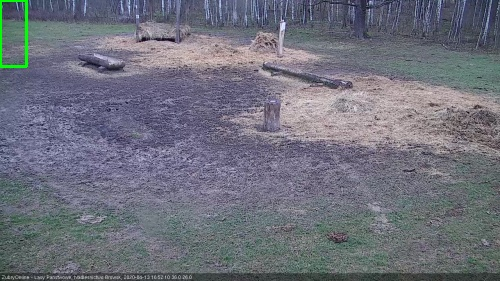
#> input picture in/20200413-143814-145319.jpg, 500 x 281 px
$ python -i ts_time1.py   (imports and definitions only)
#> lines starting #> are read from the running program, lines starting #| are printed output that depends on the picture
import sys
import os
import requests
import datetime
#from imutils.video import VideoStream
import argparse
import imutils
import time
import cv2
import csv

TIME_LIM = 900
DEF_AREA = 500
REFERER = ""

OUTNAME = 'video_'  # default output file name
LOC = ""  # default save location

HEADERS = {
    "User-Agent": "Mozilla/5.0 (Windows NT 6.1; Win64; x64; rv:57.0) Gecko/20100101 Firefox/57.0",
    "Accept": "*/*",
    "Accept-Language": "en-US,en;q=0.5",
    "Accept-Encoding": "gzip, deflate, br",
    "Referer": REFERER,
    "DNT": "1",
    "Connection": "keep-alive",
    "Pragma": "no-cache",
    "Cache-Control": "no-cache"
}

try:
    path_to_insec = sys.argv[1]
    video_url = sys.argv[2]

except IndexError:
    print("Usage:  path/to/insec")
    sys.exit(1)

retpo_name="noname"
# [6 lines not run here, left out]
retpo_name=os.path.splitext(retpo_name)[0]
logi_name="noname"
# [6 lines not run here, left out]
logi_name=os.path.splitext(logi_name)[0]

pass_name="noname"
# [6 lines not run here, left out]
pass_name=os.path.splitext(pass_name)[0]


def detect_motion(file_name):
#> called with file_name = '../in/20200413-143814-145319.jpg'
    max_rect = 0
    vs = cv2.VideoCapture(file_name)
    firstFrame = None
    while True:
        frame = vs.read()
        frame = frame[1]
#> frame is the input picture: shape (281, 500, 3); mean B, G, R 124.5, 112.6, 110.5
        text = "Unoccupied"
        if frame is None:
            break
        frame = imutils.resize(frame, width=500)
        gray = cv2.cvtColor(frame, cv2.COLOR_BGR2GRAY)
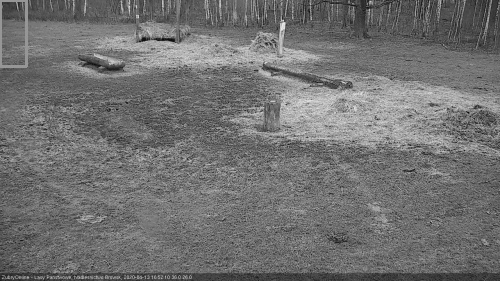
#> gray: shape (281, 500); min 10, max 235, mean 113.3
        gray = cv2.GaussianBlur(gray, (21, 21), 0)
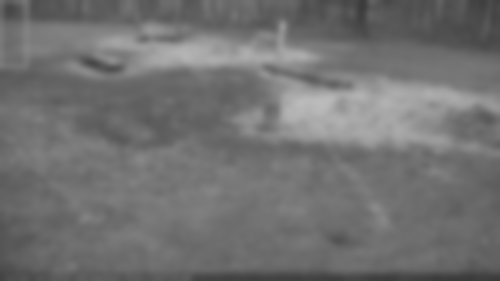
#> gray: shape (281, 500); min 58, max 187, mean 113.3
        if firstFrame is None:
            firstFrame = gray
            continue
        frameDelta = cv2.absdiff(firstFrame, gray)
        thresh = cv2.threshold(frameDelta, 25, 255, cv2.THRESH_BINARY)[1]
        thresh = cv2.dilate(thresh, None, iterations=2)
        cnts = cv2.findContours(thresh.copy(), cv2.RETR_EXTERNAL,cv2.CHAIN_APPROX_SIMPLE)
        cnts = imutils.grab_contours(cnts)
        for c in cnts:
            if cv2.contourArea(c) < DEF_AREA:
                continue
            if cv2.contourArea(c) <= max_rect:
                continue
            max_rect = cv2.contourArea(c)
            (x, y, w, h) = cv2.boundingRect(c)
            cv2.rectangle(frame, (x, y), (x + w, y + h), (0, 255, 0), 2)
            frameOrig = frame.copy()
            filejpg="in/"+file_name.split('_')[1].split('.')[0]+".jpg"
            if os.path.exists(filejpg):
                os.remove(filejpg)
            cv2.imwrite(filejpg, frameOrig)
    vs.release()
    return max_rect

def getSegs(m3):
    lines = m3.text.split('\n')
    segments = []
    for line in lines:
        if '.ts' in line:
            segments.append(line)
    return segments


def dumpSegs(initUrl, segments, path, append=False):
    with open(path, 'ab' if append else 'wb') as f:
        for segment in segments:
            segurl = initUrl + '/' + segment
            success = False
            while not success:
                try:
                    seg = requests.get(segurl, headers=HEADERS)
                    success = True
                except:
                    print('retrying...')
            f.write(seg.content)


# [57 lines not run here, left out]

>>> result = detect_motion('../in/20200413-143814-145319.jpg')

$ run again, on in/20200413-145326-150827.jpg
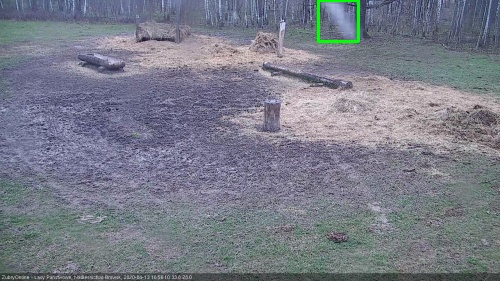
#> input picture in/20200413-145326-150827.jpg, 500 x 281 px
#> in detect_motion, frame is the input picture: shape (281, 500, 3); mean B, G, R 137.2, 124.2, 121.1
#> in detect_motion, `gray = cv2.cvtColor(frame, cv2.COLOR_BGR2GRAY)`:
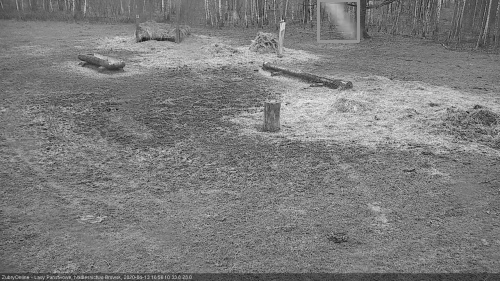
#> gray: shape (281, 500); min 18, max 235, mean 124.7
#> in detect_motion, `gray = cv2.GaussianBlur(gray, (21, 21), 0)`:
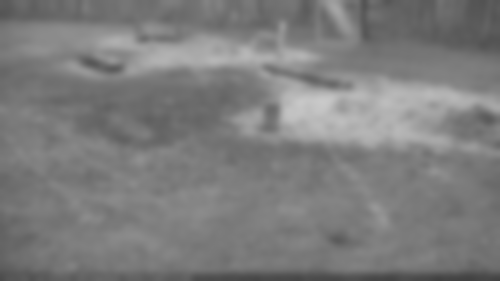
#> gray: shape (281, 500); min 65, max 201, mean 124.7
